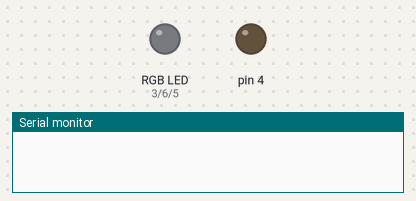
The sketch below on a simulated Arduino Uno, built with avr-gcc and run on an emulated ATmega328P. On the bench: an RGB LED mixed from three pins (HIGH = lit), output pins drawn as LEDs (lit = HIGH), the last lines printed to the serial monitor.

Above: at 0.1 s.
At 1.3 s:
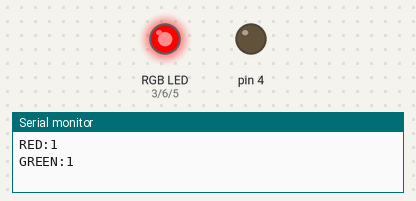
At 7.36 s:
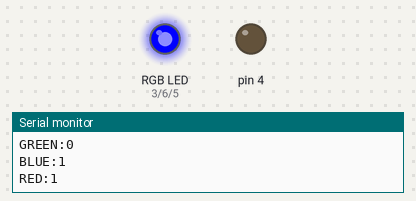
At 13.38 s:
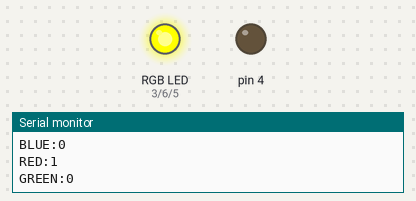
At 23.31 s:
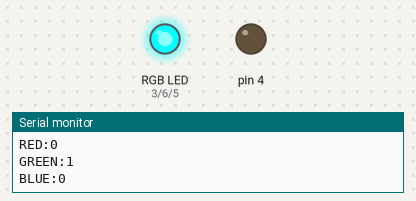
At 38.35 s:
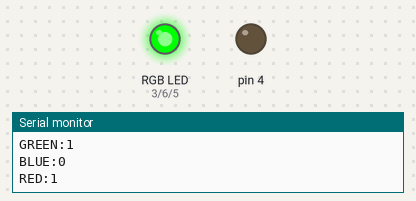
Timing chart, 0 to 40.0 s (numbered marks = the images above):
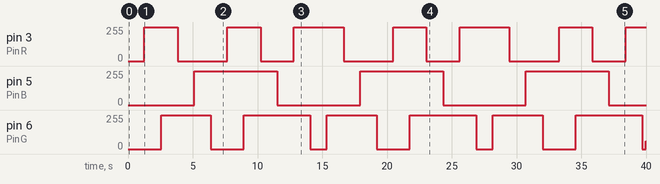

Measured:
- by itself, pin 3 (PinR): repeats every 12.8 s: 254/255 2.6 s, 0/255 2.6 s, 254/255 3.8 s, 0/255 3.8 s
- by itself, pin 5 (PinB): alternates 254/255 for 6.4 s and 0/255 for 6.4 s
- by itself, pin 6 (PinG): 0/255 → 254/255 at 2.6 s, → 0/255 3.8 s later, → 254/255 2.6 s later, → 0/255 5.1 s later, … (13 changes in this stretch)

The sketch:

Colori.ino
```cpp
const int PinR = 3, PinG = 6, PinB = 5;
int temp = 5;
int v = 1;
long int c = 190568851; //001011010110111101100110010011
boolean r = true, g = false, b = false;

void setup() {
  Serial.begin(9600);
  pinMode(PinR, OUTPUT);
  pinMode(PinG, OUTPUT);
  pinMode(PinB, OUTPUT);
  pinMode(4, OUTPUT);
  aumenta(PinR);    //001
}

void loop() {
    Serial.print("RED:"); Serial.println (c&1);
    if ((c&1) == true && r == false){aumenta(PinR); r = true;} else if ((c&1) == false && r == true) {diminuisci(PinR); r = false;}
    c = c >> 1;
    Serial.print("GREEN:"); Serial.println (c&1);
    if ((c&1) == true && g == false){aumenta(PinG); g = true;} else if ((c&1) == false && g == true) {diminuisci(PinG); g = false;}
    c = c >> 1;
    Serial.print("BLUE:"); Serial.println (c&1);
    if ((c&1) == true && b == false){aumenta(PinB); b = true;} else if ((c&1) == false && b == true) {diminuisci(PinB); b = false;}
    c = c >> 1;
    if (c == 0){c = 190568851;}
  }
                       //BGR
  /*aumenta   (PinG);    //011
  diminuisci(PinR);    //010
  aumenta   (PinB);    //110
  diminuisci(PinG);    //100
  aumenta   (PinR);    //101
  aumenta   (PinG);    //111
  diminuisci(PinR);    //110
  diminuisci(PinB);    //010
  aumenta   (PinR);    //011
  diminuisci(PinG);    //001
}*/

void aumenta(int pin) {
 for (int i = 0; i < 255; i+=v){
      analogWrite(pin,i);
      delay(temp);
      }
}

void diminuisci(int pin) {
 for (int i = 255; i >= 0; i-=v){
      analogWrite(pin,i);
      delay(temp);
      }
}
```
